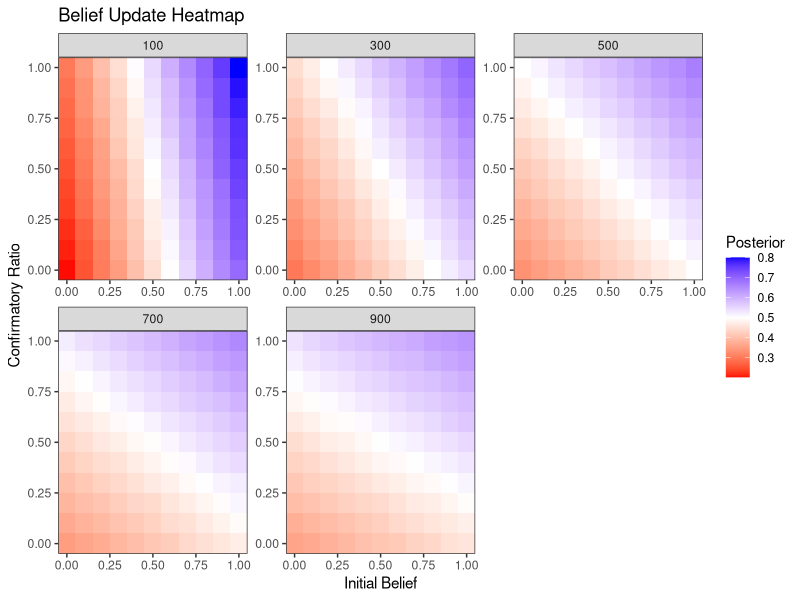

Reproduce this figure in R.
library(ggplot2)


# Bayesian update function for continuous evidence
bayesian_update <- function(alpha_prior, beta_prior, evidence) {
  
  # Bayesian update
  alpha_posterior = alpha_prior + evidence
  beta_posterior = beta_prior + (1 - evidence)
  
  return(list(alpha = alpha_posterior, beta = beta_posterior))
}

# Function to run iterative Bayesian updates for given evidence
run_simulation <- function(initial_belief, evidence) {
  # Initial alpha and beta based on belief
  alpha_prior = initial_belief * 100
  beta_prior = (1 - initial_belief) * 100
  
  for (i in 1:length(evidence)) {
    updated_beliefs = bayesian_update(alpha_prior, beta_prior, evidence[i])
    alpha_prior = updated_beliefs$alpha
    beta_prior = updated_beliefs$beta
  }
  
  # Compute mean belief after evidence
  posterior_belief = alpha_prior / (alpha_prior + beta_prior)
  return(posterior_belief)
}

################CHANGE DISTRUBUTION FOR PERSUASIVENESS
generate_evidence <- function(size, ratio_confirm) {
  confirm_count <- round(size * ratio_confirm)
  disconfirm_count <- size - confirm_count
  
  # Generate samples for confirm_count
  mean_confirm <- 0.6
  std_dev_confirm <- 0.05
  confirm_samples <- rnorm(confirm_count, mean_confirm, std_dev_confirm)
  confirm_samples <- pmin(pmax(confirm_samples, 0.5), 1)  # Truncate values to [0.5, 1]
  
  # Generate samples for disconfirm_count with mean of 0.2
  mean_disconfirm <- 0.4
  std_dev_disconfirm <- 0.05
  disconfirm_samples <- rnorm(disconfirm_count, mean_disconfirm, std_dev_disconfirm)
  disconfirm_samples <- pmin(pmax(disconfirm_samples, 0), 0.5)  # Truncate values to [0, 0.5]
  
  return(sample(c(confirm_samples, disconfirm_samples)))
}

# Generate evidence sequences
#generate_evidence <- function(size, ratio_confirm) {
#  confirm_count = round(size * ratio_confirm)
#  disconfirm_count = size - confirm_count
#  return(sample(c(runif(confirm_count, 0.5, 1), runif(disconfirm_count, 0, 0.5))))
#}

prior_values = seq(0, 1, by=0.1)
sizes = seq(10, 1000, by=10)
ratios = seq(0, 1, by=0.1)


# Create an empty dataframe to store results
results_df = data.frame()

# Run simulations
for (prior in prior_values) {
  for (size in sizes) {
    for (ratio in ratios) {
      evidence = generate_evidence(size, ratio)
      posterior = run_simulation(prior, evidence)
      
      # Store results in dataframe
      results_df = rbind(results_df, c(prior, size, ratio, posterior))
    }
  }
}

# Name columns of the dataframe
colnames(results_df) = c("Prior", "Size", "Ratio", "Posterior")

# Filter dataframe to include only desired facets for size
facets = c(0.1, 0.3, 0.5, 0.7, 0.9)
filtered_df = results_df[results_df$Size %in% (1000 * facets),]

# Plot
heatmap_plot = ggplot(filtered_df, aes(x=Prior, y=Ratio, fill=Posterior)) +
  geom_tile() +
  facet_wrap(~ Size, scales = "free") +
  scale_x_continuous(expand = c(0, 0)) +   
  scale_y_continuous(expand = c(0, 0)) +  
  scale_fill_gradient2(low="red", mid="white", high="blue", midpoint=0.5) +
  labs(title="Belief Update Heatmap", x="Initial Belief", y="Confirmatory Ratio")+
  theme_bw()

# Display plot
print(heatmap_plot)
